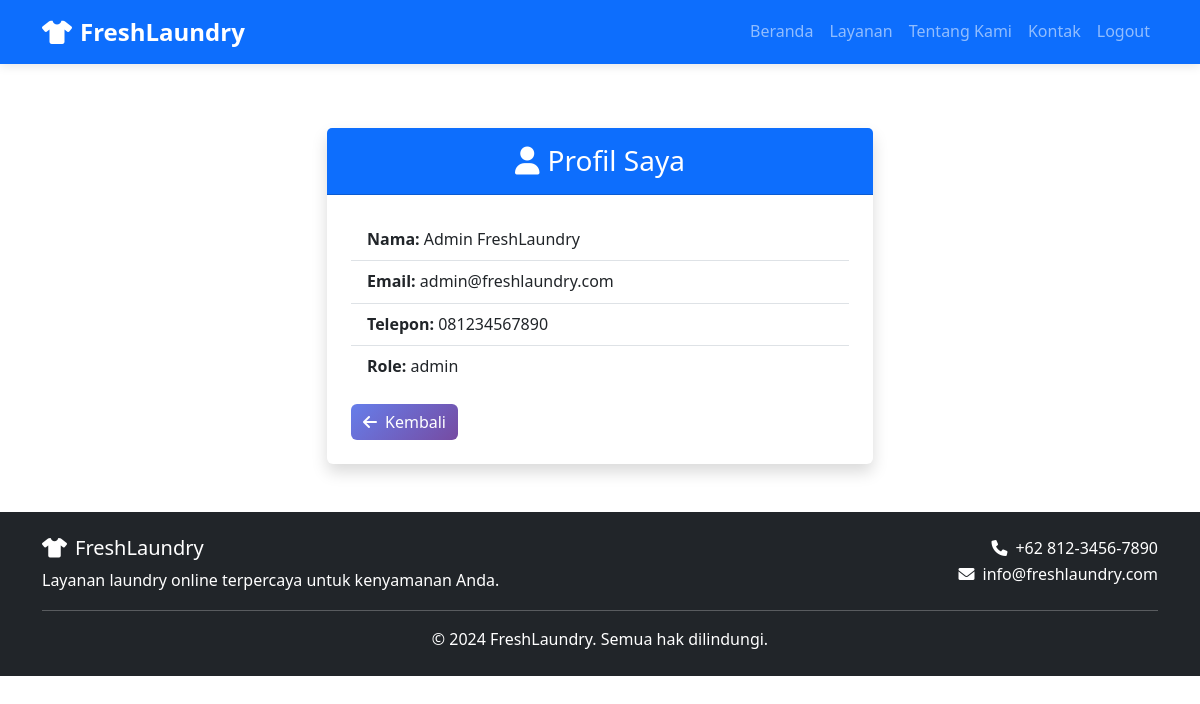
Screenshot of /profil.php (signed in) with the database file from the repository.
### tables this page shows
CREATE TABLE user (
  id INT AUTO_INCREMENT PRIMARY KEY,
  nama VARCHAR(100) NOT NULL,
  email VARCHAR(100) NOT NULL UNIQUE,
  telepon VARCHAR(20) NOT NULL,
  password VARCHAR(255) NOT NULL,
  role VARCHAR(20) NOT NULL DEFAULT 'user',
  created_at TIMESTAMP DEFAULT CURRENT_TIMESTAMP
);

### profil.php (the view, shortened to what this page needs)
<?php
require_once 'config/database.php';
$user = $_SESSION['user'];
$stmt = $pdo->prepare('SELECT * FROM user WHERE id = ?');
$stmt->execute([$user['id']]);
$data = $stmt->fetch();
?>
<!DOCTYPE html>
<html lang="id">
<head>
    <link href="https://cdn.jsdelivr.net/npm/bootstrap@5.3.0/dist/css/bootstrap.min.css" rel="stylesheet">
    <link href="https://cdnjs.cloudflare.com/ajax/libs/font-awesome/6.0.0/css/all.min.css" rel="stylesheet">
    <link href="assets/css/style.css" rel="stylesheet">
</head>
<body>
    <nav class="navbar navbar-expand-lg navbar-dark bg-primary fixed-top">
        <div class="container">
            <a class="navbar-brand fw-bold" href="index.php">
                <i class="fas fa-tshirt me-2"></i>FreshLaundry
            </a>
            <div class="collapse navbar-collapse" id="navbarNav">
                <ul class="navbar-nav ms-auto">
                    <li class="nav-item">
                        <a class="nav-link" href="index.php">Beranda</a>
                    </li>
                    <li class="nav-item">
                        <a class="nav-link" href="layanan.php">Layanan</a>
                    </li>
                    <li class="nav-item">
                        <a class="nav-link" href="tentang.php">Tentang Kami</a>
                    </li>
                    <li class="nav-item">
                        <a class="nav-link" href="kontak.php">Kontak</a>
                    </li>
                    <li class="nav-item">
                        <a class="nav-link" href="logout.php">Logout</a>
                    </li>
                </ul>
            </div>
        </div>
    </nav>
    <section class="py-5" style="margin-top: 80px;">
        <div class="container">
            <div class="row justify-content-center">
                <div class="col-lg-6">
                    <div class="card border-0 shadow">
                        <div class="card-header bg-primary text-white text-center py-3">
                            <h3 class="mb-0"><i class="fas fa-user me-2"></i>Profil Saya</h3>
                        </div>
                        <div class="card-body p-4">
                            <ul class="list-group list-group-flush mb-3">
                                <li class="list-group-item"><strong>Nama:</strong> <?php echo htmlspecialchars($data['nama']); ?></li>
                                <li class="list-group-item"><strong>Email:</strong> <?php echo htmlspecialchars($data['email']); ?></li>
                                <li class="list-group-item"><strong>Telepon:</strong> <?php echo htmlspecialchars($data['telepon']); ?></li>
                                <li class="list-group-item"><strong>Role:</strong> <?php echo htmlspecialchars($data['role']); ?></li>
                            </ul>
                            <a href="welcome.php" class="btn btn-primary"><i class="fas fa-arrow-left me-2"></i>Kembali</a>
                        </div>
                    </div>
                </div>
            </div>
        </div>
    </section>
    <footer class="bg-dark text-white py-4">
        <div class="container">
            <div class="row">
                <div class="col-md-6">
                    <h5><i class="fas fa-tshirt me-2"></i>FreshLaundry</h5>
                    <p class="mb-0">Layanan laundry online terpercaya untuk kenyamanan Anda.</p>
                </div>
                <div class="col-md-6 text-md-end">
                    <p class="mb-0">
                        <i class="fas fa-phone me-2"></i>+62 812-3456-7890<br>
                        <i class="fas fa-envelope me-2"></i>info@freshlaundry.com
                    </p>
                </div>
            </div>
            <hr class="my-3">
            <div class="text-center">
                <p class="mb-0">&copy; 2024 FreshLaundry. Semua hak dilindungi.</p>
            </div>
        </div>
    </footer>
</body>
</html>

### assets/css/style.css (style rules this page uses)
body { font-family: 'Segoe UI', Tahoma, Geneva, Verdana, sans-serif; line-height: 1.6; }
.navbar { box-shadow: 0 2px 10px rgba(0,0,0,0.1); }
.navbar-brand { font-size: 1.5rem; }
.card { transition: transform 0.3s ease, box-shadow 0.3s ease; }
.btn-primary { background: linear-gradient(135deg, #667eea 0%, #764ba2 100%); border: none; transition: all 0.3s ease; }
.nav-link { position: relative; transition: color 0.3s ease; }
.nav-link::after { content: ''; position: absolute; width: 0; height: 2px; bottom: 0; left: 50%; background-color: white; transition: all 0.3s ease; transform: translateX(-50%); }
.animate-fade-in { animation: fadeIn 0.5s ease-in; }

### rows the page displays
user: nama "Admin FreshLaundry", email "admin@freshlaundry.com", telepon "081234567890", role "admin"
